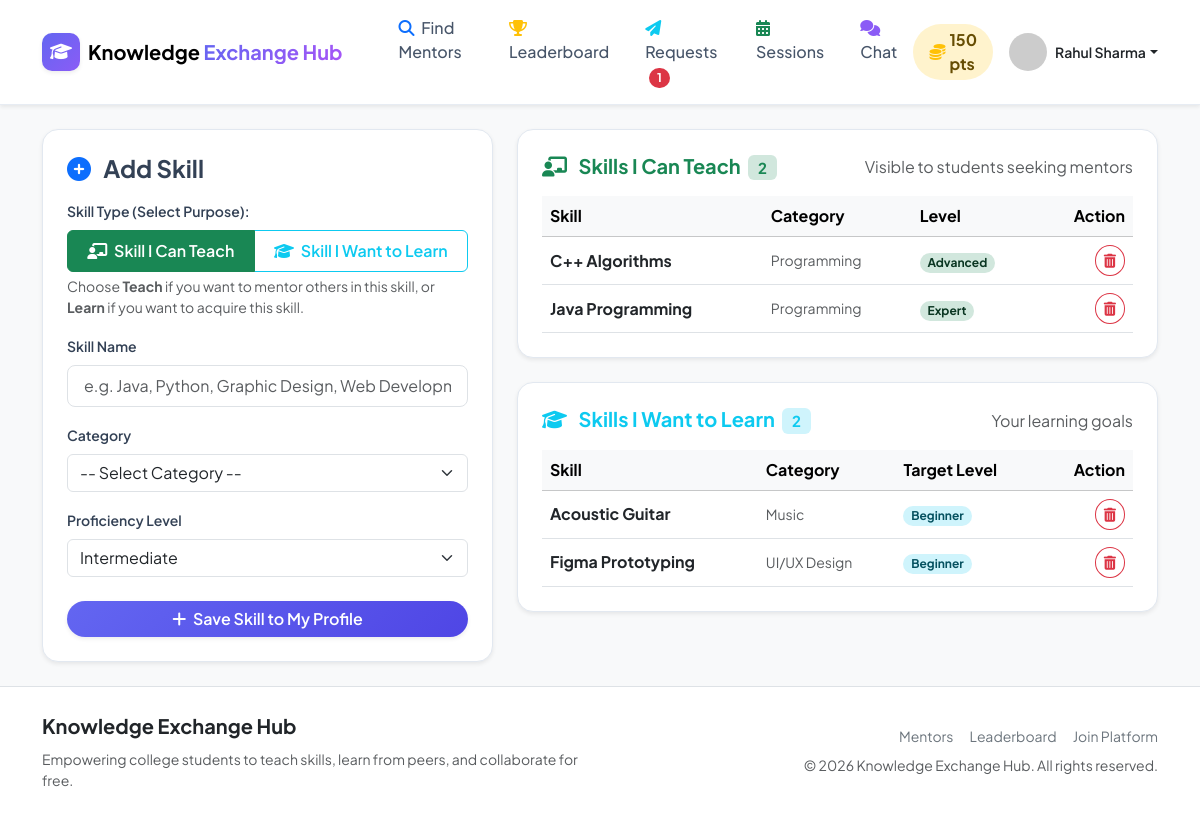
Screenshot of /add-skills.php (signed in) with the database file from the repository.
### tables this page shows
CREATE TABLE IF NOT EXISTS `users` (
  `id` INT AUTO_INCREMENT PRIMARY KEY,
  `name` VARCHAR(100) NOT NULL,
  `email` VARCHAR(150) NOT NULL UNIQUE,
  `password` VARCHAR(255) NOT NULL,
  `profile_photo` VARCHAR(255) DEFAULT 'default_avatar.png',
  `college` VARCHAR(150) DEFAULT NULL,
  `department` VARCHAR(100) DEFAULT NULL,
  `bio` TEXT DEFAULT NULL,
  `points` INT DEFAULT 0,
  `is_admin` TINYINT(1) DEFAULT 0,
  `is_blocked` TINYINT(1) DEFAULT 0,
  `created_at` DATETIME DEFAULT CURRENT_TIMESTAMP
);

CREATE TABLE IF NOT EXISTS `user_skills` (
  `id` INT AUTO_INCREMENT PRIMARY KEY,
  `user_id` INT NOT NULL,
  `skill_id` INT NOT NULL,
  `skill_type` ENUM('teach', 'learn') NOT NULL,
  `proficiency_level` ENUM('Beginner', 'Intermediate', 'Advanced', 'Expert') DEFAULT 'Intermediate',
  FOREIGN KEY (`user_id`) REFERENCES `users`(`id`) ON DELETE CASCADE,
  FOREIGN KEY (`skill_id`) REFERENCES `skills`(`id`) ON DELETE CASCADE
);

CREATE TABLE IF NOT EXISTS `skills` (
  `id` INT AUTO_INCREMENT PRIMARY KEY,
  `skill_name` VARCHAR(100) NOT NULL,
  `category_id` INT NOT NULL,
  `created_at` DATETIME DEFAULT CURRENT_TIMESTAMP,
  FOREIGN KEY (`category_id`) REFERENCES `categories`(`id`) ON DELETE CASCADE
);

CREATE TABLE IF NOT EXISTS `categories` (
  `id` INT AUTO_INCREMENT PRIMARY KEY,
  `category_name` VARCHAR(100) NOT NULL UNIQUE,
  `created_at` DATETIME DEFAULT CURRENT_TIMESTAMP
);

### includes/functions.php (called while the page is built, shortened)
<?php
function e($string) {
    return htmlspecialchars($string ?? '', ENT_QUOTES, 'UTF-8');
}
function get_pending_request_count($pdo, $user_id) {
    $stmt = $pdo->prepare("SELECT COUNT(id) FROM learning_requests WHERE mentor_id = ? AND status = 'pending'");
    $stmt->execute([$user_id]);
    return (int)$stmt->fetchColumn();
}
?>

### add-skills.php (the view, shortened to what this page needs)
<?php
require_once __DIR__ . '/includes/auth-check.php';
require_once __DIR__ . '/includes/functions.php';
$user_id = $current_user['id'];
$stmt = $pdo->prepare("
    SELECT us.*, s.skill_name, c.category_name
    FROM user_skills us
    JOIN skills s ON us.skill_id = s.id
    JOIN categories c ON s.category_id = c.id
    WHERE us.user_id = ?
    ORDER BY us.id DESC
");
$stmt->execute([$user_id]);
$current_skills = $stmt->fetchAll();
$teach_skills = array_filter($current_skills, fn($s) => $s['skill_type'] === 'teach');
$learn_skills = array_filter($current_skills, fn($s) => $s['skill_type'] === 'learn');
require_once __DIR__ . '/includes/header.php';
require_once __DIR__ . '/includes/navbar.php';
?>
<div class="container py-4">
    <div class="row g-4">
        <div class="col-lg-5">
            <div class="keh-card p-4 shadow-sm">
                <h4 class="fw-bold mb-3"><i class="fas fa-plus-circle text-primary me-2"></i> Add Skill</h4>
                <form action="add-skills.php" method="POST">
                    <div class="mb-3">
                        <label class="form-label fw-semibold small">Skill Type (Select Purpose):</label>
                        <div class="btn-group w-100" role="group">
                            <label class="btn btn-outline-success py-2 fw-semibold" for="type_teach">
                                <i class="fas fa-chalkboard-teacher me-1"></i> Skill I Can Teach
                            </label>
                            <label class="btn btn-outline-info py-2 fw-semibold" for="type_learn">
                                <i class="fas fa-graduation-cap me-1"></i> Skill I Want to Learn
                            </label>
                        </div>
                        <div class="form-text text-xs text-muted mt-1">
                            Choose <strong>Teach</strong> if you want to mentor others in this skill, or <strong>Learn</strong> if you want to acquire this skill.
                        </div>
                    </div>
                    <div class="mb-3">
                        <label for="skill_name" class="form-label fw-semibold small">Skill Name</label>
                        <input type="text" class="form-control form-control-lg fs-6" id="skill_name" name="skill_name" required placeholder="e.g. Java, Python, Graphic Design, Web Development..." value="<?= e($_POST['skill_name'] ?? '') ?>">
                    </div>
                    <div class="mb-3">
                        <label for="category_id" class="form-label fw-semibold small">Category</label>
                        <select class="form-select" id="category_id" name="category_id">
                            <option value="">-- Select Category --</option>
                        </select>
                    </div>
                    <div class="mb-4">
                        <label for="proficiency_level" class="form-label fw-semibold small">Proficiency Level</label>
                        <select class="form-select" id="proficiency_level" name="proficiency_level">
                            <option value="Intermediate" selected>Intermediate</option>
                        </select>
                    </div>
                    <button type="submit" class="btn btn-primary w-100 py-2.5 rounded-pill fw-semibold shadow-sm">
                        <i class="fas fa-plus me-1"></i> Save Skill to My Profile
                    </button>
                </form>
            </div>
        </div>
        <div class="col-lg-7">
            <div class="keh-card p-4 shadow-sm mb-4">
                <div class="d-flex align-items-center justify-content-between mb-3">
                    <h5 class="fw-bold mb-0 text-success">
                        <i class="fas fa-chalkboard-teacher me-2"></i> Skills I Can Teach <span class="badge bg-success-subtle text-success ms-1"><?= count($teach_skills) ?></span>
                    </h5>
                    <span class="text-muted text-xs">Visible to students seeking mentors</span>
                </div>
                <?php if (empty($teach_skills)): ?>
                    <div class="text-center py-3 bg-light rounded-3">
                        <p class="text-muted small mb-0">No teaching skills added yet. Use the form on the left to add skills you can teach!</p>
                    </div>
                <?php else: ?>
                    <div class="table-responsive">
                        <table class="table table-hover align-middle mb-0">
                            <thead class="table-light">
                                <tr>
                                    <th>Skill</th>
                                    <th>Category</th>
                                    <th>Level</th>
                                    <th class="text-end">Action</th>
                                </tr>
                            </thead>
                            <tbody>
                                <?php foreach ($teach_skills as $ts): ?>
                                    <tr>
                                        <td class="fw-bold text-dark"><?= e($ts['skill_name']) ?></td>
                                        <td class="small text-muted"><?= e($ts['category_name']) ?></td>
                                        <td>
                                            <span class="badge bg-success-subtle text-success-emphasis rounded-pill px-2.5 py-1"><?= e($ts['proficiency_level']) ?></span>
                                        </td>
                                        <td class="text-end">
                                            <a href="add-skills.php?action=delete&id=<?= $ts['id'] ?>" class="btn btn-sm btn-outline-danger rounded-circle" onclick="return confirm('Are you sure you want to remove this teaching skill?');" title="Remove">
                                                <i class="fas fa-trash-alt"></i>
                                            </a>
                                        </td>
                                    </tr>
                                <?php endforeach; ?>
                            </tbody>
                        </table>
                    </div>
                <?php endif; ?>
            </div>
            <div class="keh-card p-4 shadow-sm">
                <div class="d-flex align-items-center justify-content-between mb-3">
                    <h5 class="fw-bold mb-0 text-info">
                        <i class="fas fa-graduation-cap me-2"></i> Skills I Want to Learn <span class="badge bg-info-subtle text-info ms-1"><?= count($learn_skills) ?></span>
                    </h5>
                    <span class="text-muted text-xs">Your learning goals</span>
                </div>
                <?php if (empty($learn_skills)): ?>
                    <div class="text-center py-3 bg-light rounded-3">
                        <p class="text-muted small mb-0">No learning goals added yet. Select 'Skill I Want to Learn' in the form to add one!</p>
                    </div>
                <?php else: ?>
                    <div class="table-responsive">
                        <table class="table table-hover align-middle mb-0">
                            <thead class="table-light">
                                <tr>
                                    <th>Skill</th>
                                    <th>Category</th>
                                    <th>Target Level</th>
                                    <th class="text-end">Action</th>
                                </tr>
                            </thead>
                            <tbody>
                                <?php foreach ($learn_skills as $ls): ?>
                                    <tr>
                                        <td class="fw-bold text-dark"><?= e($ls['skill_name']) ?></td>
                                        <td class="small text-muted"><?= e($ls['category_name']) ?></td>
                                        <td>
                                            <span class="badge bg-info-subtle text-info-emphasis rounded-pill px-2.5 py-1"><?= e($ls['proficiency_level']) ?></span>
                                        </td>
                                        <td class="text-end">
                                            <a href="add-skills.php?action=delete&id=<?= $ls['id'] ?>" class="btn btn-sm btn-outline-danger rounded-circle" onclick="return confirm('Are you sure you want to remove this learning goal?');" title="Remove">
                                                <i class="fas fa-trash-alt"></i>
                                            </a>
                                        </td>
                                    </tr>
                                <?php endforeach; ?>
                            </tbody>
                        </table>
                    </div>
                <?php endif; ?>
            </div>
        </div>
    </div>
</div>
<?php require_once __DIR__ . '/includes/footer.php'; ?>

### includes/navbar.php (shortened to what this page needs)
<?php
require_once __DIR__ . '/functions.php';
$is_logged_in = isset($_SESSION['user_id']);
$user = null;
$pending_req_count = 0;
if ($is_logged_in && isset($pdo)) {
    $stmt = $pdo->prepare("SELECT * FROM users WHERE id = ?");
    $stmt->execute([$_SESSION['user_id']]);
    $user = $stmt->fetch();
    if ($user) {
        $pending_req_count = get_pending_request_count($pdo, $user['id']);
    }
}
?>
<nav class="navbar navbar-expand-lg sticky-top custom-navbar shadow-sm">
    <div class="container">
        <a class="navbar-brand d-flex align-items-center gap-2" href="/KEH/index.php">
            <div class="brand-icon shadow-sm">
                <i class="fas fa-graduation-cap"></i>
            </div>
            <span class="brand-text fw-bold">Knowledge <span class="text-primary-gradient">Exchange Hub</span></span>
        </a>
        <div class="collapse navbar-collapse" id="navbarMain">
            <ul class="navbar-nav me-auto mb-2 mb-lg-0 ms-lg-4 gap-lg-1">
                <li class="nav-item">
                    <a class="nav-link px-3" href="/KEH/find-mentor.php"><i class="fas fa-search me-1 text-primary"></i> Find Mentors</a>
                </li>
                <li class="nav-item">
                    <a class="nav-link px-3" href="/KEH/leaderboard.php"><i class="fas fa-trophy me-1 text-warning"></i> Leaderboard</a>
                </li>
                <?php if ($is_logged_in): ?>
                <li class="nav-item">
                    <a class="nav-link px-3 position-relative" href="/KEH/requests.php">
                        <i class="fas fa-paper-plane me-1 text-info"></i> Requests
                        <?php if ($pending_req_count > 0): ?>
                            <span class="badge rounded-pill bg-danger ms-1"><?=$pending_req_count?></span>
                        <?php endif; ?>
                    </a>
                </li>
                <li class="nav-item">
                    <a class="nav-link px-3" href="/KEH/my-sessions.php"><i class="fas fa-calendar-alt me-1 text-success"></i> Sessions</a>
                </li>
                <li class="nav-item">
                    <a class="nav-link px-3 position-relative" href="/KEH/chat.php">
                        <i class="fas fa-comments me-1 text-purple"></i> Chat
                    </a>
                </li>
                <?php endif; ?>
            </ul>
            <div class="d-flex align-items-center gap-3">
                <?php if ($is_logged_in && $user): ?>
                    <div class="points-pill bg-warning-subtle text-warning-emphasis fw-bold px-3 py-1 rounded-pill shadow-xs d-flex align-items-center gap-1" title="Your Total Points">
                        <i class="fas fa-coins text-warning"></i> <?= (int)$user['points'] ?> pts
                    </div>
                    <div class="dropdown">
                        <a class="d-flex align-items-center text-decoration-none dropdown-toggle text-dark" href="#" role="button" data-bs-toggle="dropdown" aria-expanded="false">
                            <img src="/KEH/uploads/profile_photos/<?= e($user['profile_photo'] ?? 'default_avatar.png') ?>"
                                 onerror="this.src='https://ui-avatars.com/api/?name=<?= urlencode($user['name']) ?>&background=6366f1&color=fff';"
                                 alt="Profile" class="avatar-sm rounded-circle me-2 object-fit-cover shadow-xs" width="38" height="38">
                            <span class="fw-semibold small d-none d-md-inline-block"><?= e($user['name']); ?></span>
                        </a>
                    </div>
                <?php else: ?>
                    <a href="/KEH/login.php" class="btn btn-light text-primary fw-semibold px-4 rounded-pill">Log In</a>
                    <a href="/KEH/register.php" class="btn btn-primary fw-semibold px-4 rounded-pill shadow-sm">Get Started</a>
                <?php endif; ?>
            </div>
        </div>
    </div>
</nav>

### assets/css/custom.css (style rules this page uses)
:root { --primary-color: #6366f1; --primary-hover: #4f46e5; --primary-light: #eef2ff; --secondary-color: #06b6d4; --dark-color: #0f172a; --card-border: #e2e8f0; --purple-color: #8b5cf6; --font-main: 'Plus Jakarta Sans', -apple-system, BlinkMacSystemFont, sans-serif; }
body { font-family: var(--font-main); color: #334155; background-color: #f8fafc !important; }
.text-primary-gradient { background: linear-gradient(135deg, #6366f1 0%, #a855f7 100%); -webkit-background-clip: text; -webkit-text-fill-color: transparent; }
.btn-primary { background: linear-gradient(135deg, #6366f1 0%, #4f46e5 100%); border: none; transition: all 0.25s ease; }
.custom-navbar { background-color: rgba(255, 255, 255, 0.92); backdrop-filter: blur(10px); border-bottom: 1px solid rgba(226, 232, 240, 0.8); }
.brand-icon { width: 38px; height: 38px; background: linear-gradient(135deg, #6366f1 0%, #8b5cf6 100%); color: white; border-radius: 10px; display: flex; align-items: center; justify-content: center; font-size: 1.1rem; }
.nav-link { font-weight: 500; color: #475569 !important; transition: color 0.2s ease; }
.keh-card { background: #ffffff; border: 1px solid var(--card-border); border-radius: 16px; transition: transform 0.25s ease, box-shadow 0.25s ease; }
.text-purple { color: #8b5cf6 !important; }

### rows the page displays
users: points "150", name "Rahul Sharma"
user_skills: skill.skill_name "C++ Algorithms", categories.category_name "Programming", proficiency_level "Advanced"
user_skills: skill.skill_name "Java Programming", categories.category_name "Programming", proficiency_level "Expert"
user_skills: skill.skill_name "Acoustic Guitar", categories.category_name "Music", proficiency_level "Beginner"
user_skills: skill.skill_name "Figma Prototyping", categories.category_name "UI/UX Design", proficiency_level "Beginner"

### other values shown
$pending_req_count "1"
count($teach_skills) "2"
count($learn_skills) "2"
